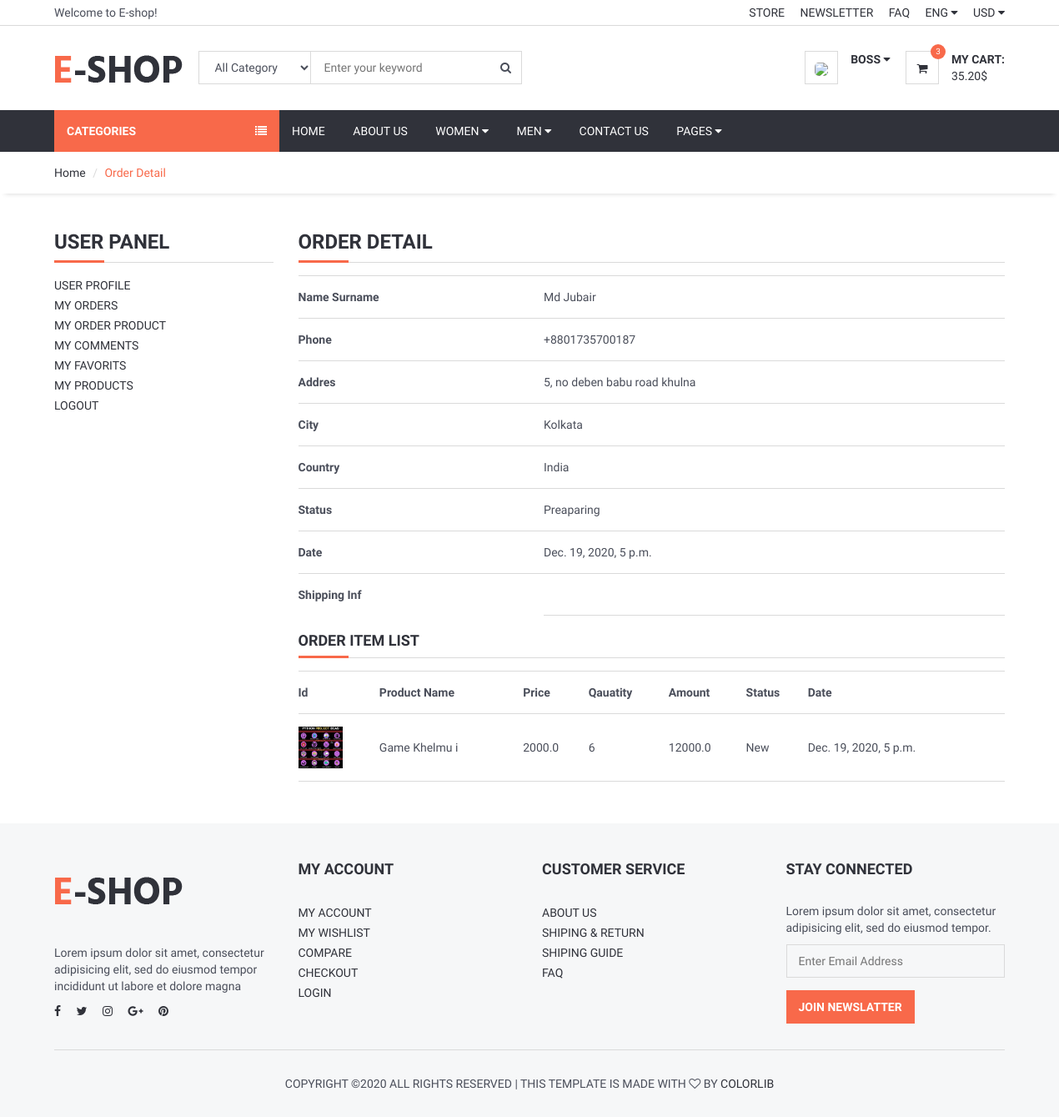
Before: /user/order_details/6 (signed in) with the older database file.
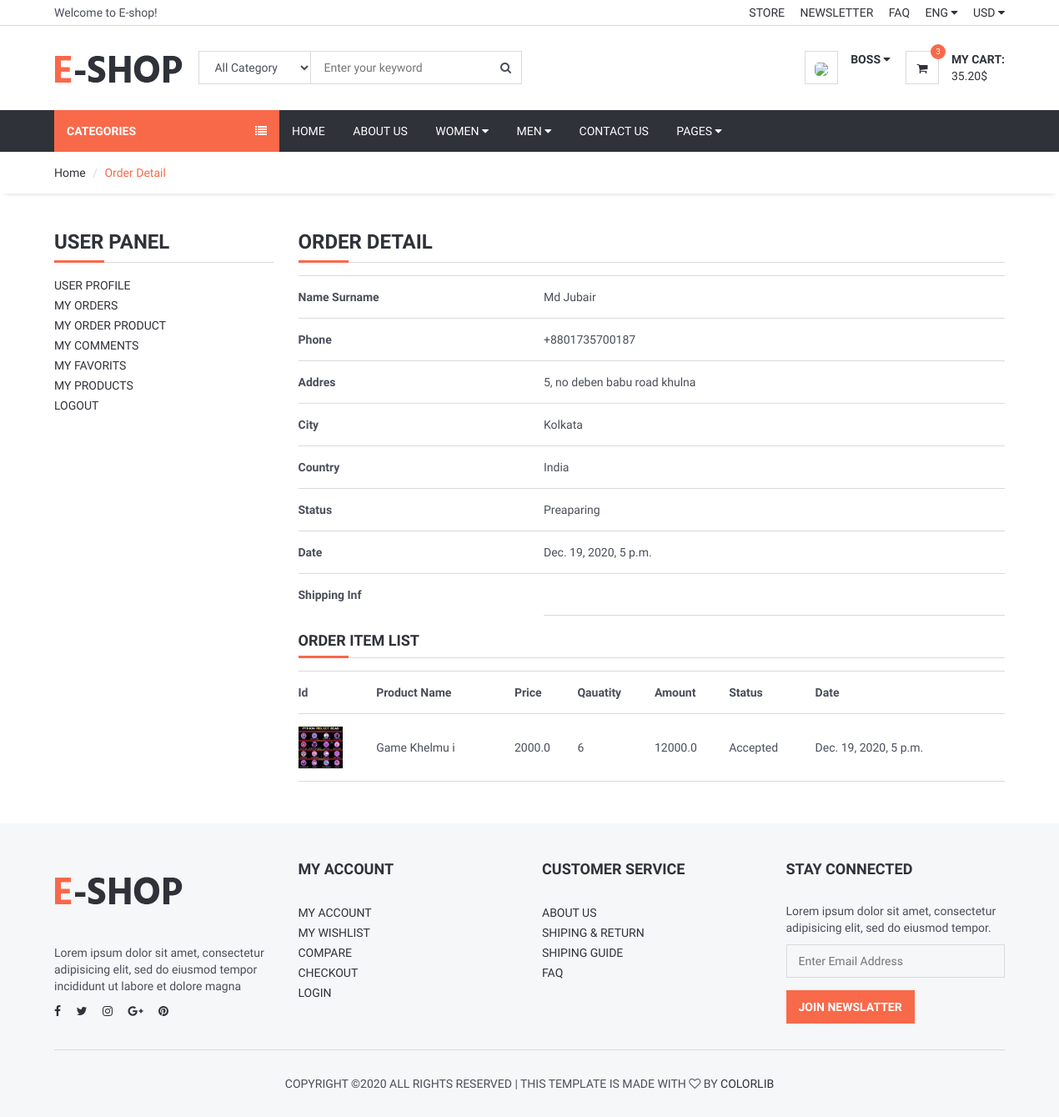
After: the same page with the newer database file.
### order/models.py (models this page shows, shortened)
class OrderProduct(models.Model):
    STATUS = (
        ('New', 'New'),
        ('Accepted', 'Accepted'),
        ('Canceled', 'Canceled'),
    )
    order = models.ForeignKey(Order , on_delete=models.CASCADE)
    user = models.ForeignKey(User, on_delete=models.CASCADE)
    product = models.ForeignKey(Product, on_delete=models.CASCADE)
    quantity = models.IntegerField()
    price = models.FloatField()
    amount = models.FloatField()
    status = models.CharField(max_length=10, choices=STATUS, default='New')
    create_at=models.DateTimeField(auto_now_add=True)
    update_at=models.DateTimeField(auto_now=True)

### product/models.py (models this page shows, shortened)
class Product(models.Model):
    STATUS = (
        ('True', 'True'),
        ('False', 'False'),
    )
    title = models.CharField(max_length=150)
    keywords = models.CharField(max_length=200)
    category = models.ForeignKey(Category , on_delete=models.CASCADE)
    description = models.TextField()
    image = models.ImageField(upload_to='product_image/')
    price = models.DecimalField(max_digits=12, decimal_places=2)
    amount = models.IntegerField()
    minamount=models.IntegerField()
    detail = RichTextUploadingField()
    slug = models.SlugField(null=False, unique=True)
    status = models.CharField(max_length=5,choices=STATUS)
    create_at = models.DateTimeField(auto_now_add=True)
    update_at = models.DateTimeField(auto_now=True)
    def image_tag(self):
        return mark_safe('<img src="{}" height="50"/>'.format(self.image.url))
    image_tag.short_description = 'Image'

### user/views.py (the view)
# urls.py: path('order_details/<int:id>', order_details, name='order_details'),
@login_required
def order_details(request, id):
    category = Category.objects.all()
    current_user = request.user
    orders = Order.objects.get(user_id=current_user.id, id=id)
    orderitems = OrderProduct.objects.filter(order_id=id)
    context = {'category': category, 'orders': orders, 'orderitems': orderitems}
    return render(request, 'user_order_detail.html', context)

### user/templates/user_order_detail.html (shortened to what the changed rows need)
{% extends 'homebase.html' %}
{% block body %}
	<div class="section">
		<div class="container">
			<div class="row">
				<div class="col-md-9">
					<div class="order-summary clearfix">
                        <table class="shopping-cart-table table">
                            <tr>
                                <th class="text-left">Name Surname</th>
                            </tr>
                            <tr>
                                <th class="text-left">Phone</th>
                            </tr>
                            <tr>
                                <th class="text-left">Addres</th>
                            </tr>
                            <tr>
                                <th class="text-left">City</th>
                            </tr>
                            <tr>
                                <th class="text-left">Country</th>
                            </tr>
                            <tr>
                                <th class="text-left">Status</th>
                            </tr>
                            <tr>
                                <th class="text-left">Date</th>
                            </tr>
                            <th class="text-left">Shipping Inf</th>
                        </table>
                        <table class="shopping-cart-table table">
                            <tr>
                                <th class="text-left">Id </th>
                                <th class="text-left">Product Name </th>
                                <th class="text-left">Price </th>
                                <th class="text-left">Qauatity </th>
                                <th class="text-left">Amount </th>
                                <th class="text-left">Status </th>
                                <th class="text-left">Date </th>
                            </tr>
                            {% for item in orderitems %}
                                <tr>
                                    <td class="text-left">
                                        <a href="/product/{{ item.product_id }}/{{ item.product.slug }}">
                                            <img src="{{item.product.image.url}}" alt="" style="height: 50px">
                                        </a>
                                    </td>
                                    <td class="text-left">{{ item.product.title}}</td>
                                    <td class="text-left">{{ item.price}} </td>
                                    <td class="text-left">{{ item.quantity}} </td>
                                    <td class="text-left">{{ item.amount}} </td>
                                    <td class="text-left">{{ item.status}} </td>
                                    <td class="text-left">{{ item.create_at}} </td>
                                </tr>
                            {% endfor %}
                        </table>
					</div>
				</div>
			</div>
		</div>
	</div>
{% endblock  %}

Changed rows visible on the page:
changed OrderProduct "Game Khelmu i": status "New" → "Accepted"
